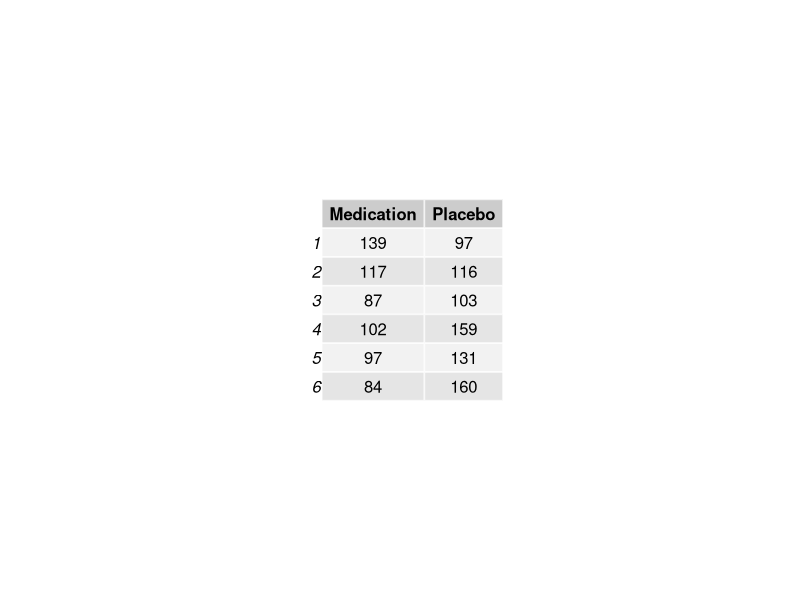
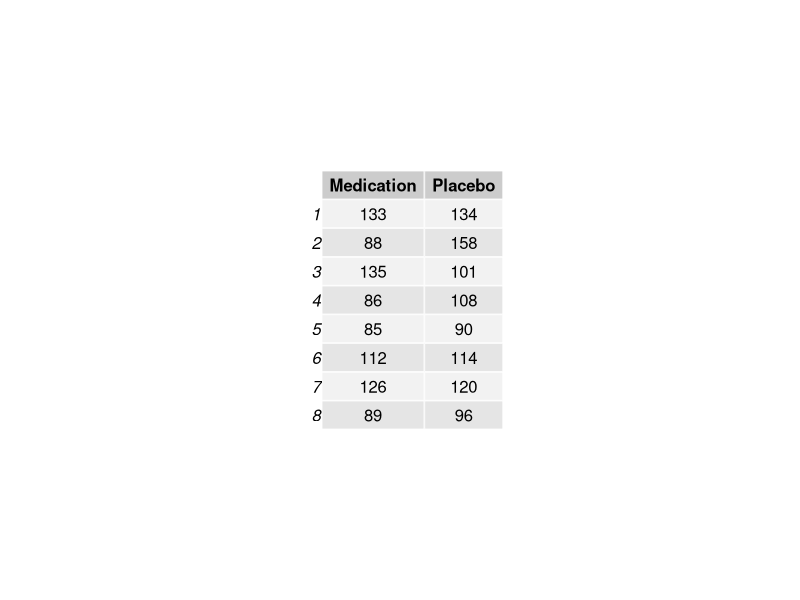
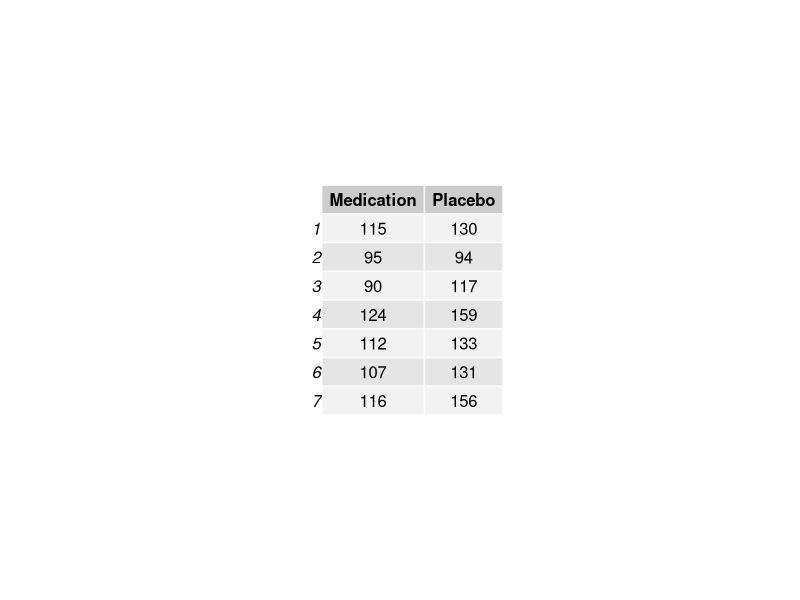
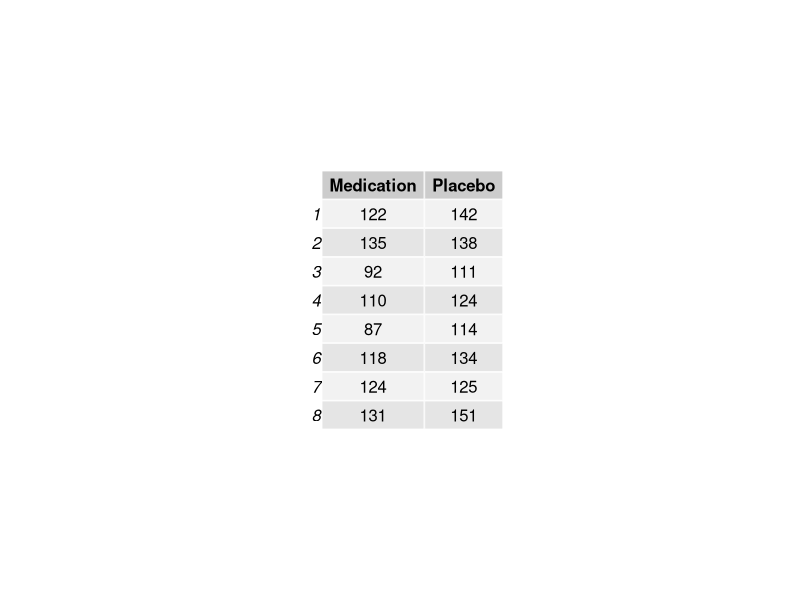
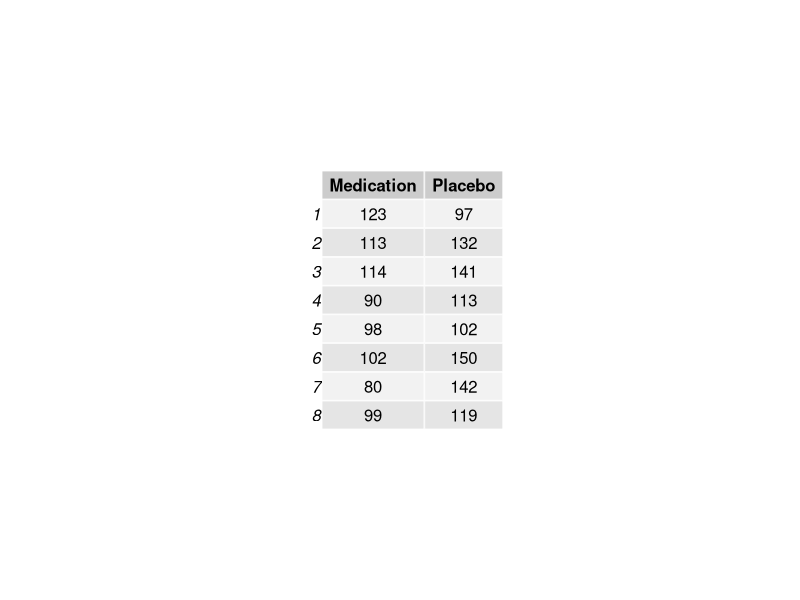
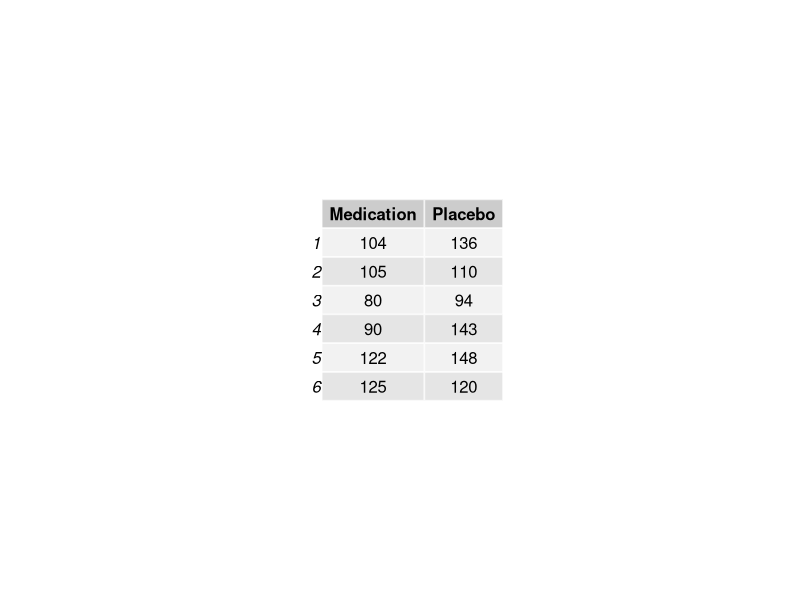
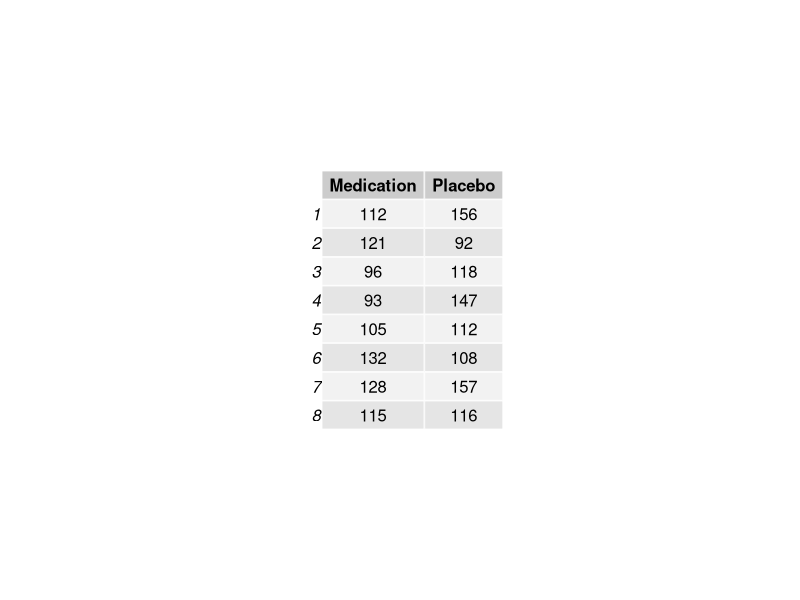
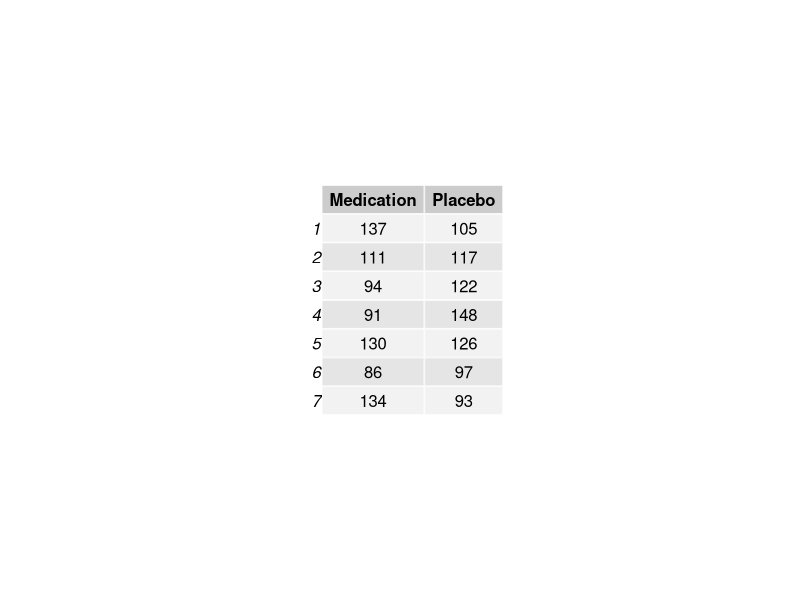

Write the R code that produced these figures, in order. (Note: this script raises an error after producing the figures.)
##### 2MeanPESEMC1 #####
library(gridExtra) # the pacakge needed for this particular question to create multiple grid-level plots in a page
twoMeanPESEMC1= function(
title = "2MeanPESEMC1", # Question-bank title that will be easily viewable in e-learning
n = 200, # Number of questions to generate
type = "MC", # The question type, one of many possible types on e-learning
answers = 5, # Number of answers per MC question
points.per.q = 4, # Number of points the question is worth (on the test)
difficulty = 1, # An easily viewable difficulty level on e-learning
quest.txt1 = "Both a new cardiovascular medication and placebo were administered to two separate groups of subjects. The subjects' heartrates (bpm) were monitored and recorded in the above table. The standard deviation of the medicated group is ",
quest.txt2 = ", and the standard deviation of the placebo group is ",
quest.txt3 = ". What is the ",
quest.txt4 = " of the difference between the mean heartrate of medication vs.the mean heartrate of placebo groups?", # The above 4 question texts are static text for the full question
digits = 2, # This is the number of decimal places to round off the data
loc.path = "/Users/josephyang/Desktop/School Stuff/STAT 1600/Course Development/Question Generators/Stat1600-QGen/2MeanPESEMC1 images/", # This is the local path used to store any randomly generated image files
e.path = "Images/", # This is the path on e-learning used to store any above-implemented image files
hint = "Are the groups independent or dependent? Are you looking for center or spread? Pick the closest answer.", # This is a student hint, visible to them during the exam on e-learning
feedback = "Point Estimate = mean(medication) - mean(placebo). SE = sqrt(smed^2/nmean + splac^2/nplac."
) # This is student feedback, visible after the exam
{
param <- c("NewQuestion","ID","Title","QuestionText","Points","Difficulty", "Image",
           rep("Option", answers),"Hint","Feedback") # These are setting row names for the CSV file
questions <- data.frame() # This opens a data frame to store the randomly generated questions below
for(i in 1:n)
{
  ID <- paste(title, i, sep = "-") # The ID of the specific question within the bank, title + question number in the loop
  points <- sample(c(rep(0,answers-1),100),replace=F) # The proportion of points assigned to each possible answer, 1 if correct or 0 if incorrect
  corr.ind <- 7 + which.max(points) # This is the row index of the correct answer
  decis <- sample(6:8, size = 1) # randomly assigning sample size number
  Medication <- sample(80:140, size = decis)
  Placebo <- sample(90:160, size = decis)
  data <- data.frame(Medication, Placebo, stringsAsFactors = FALSE) # This is how we're randomly generating data table for this question
  data1 <- round(sd(Medication), digits) # generating sample standard deviation of medication
  data2 <- round(sd(Placebo), digits) #generating sample standard deviation of placebo
  data3 <- sample(c("point estimate", "standard error"), size = 1)
  corr.ans <- if(data3 == "point estimate"){round(mean(Medication) - mean(Placebo),
                                                  digits = digits)}
  else{round(sqrt(data1^2/decis + data2^2/decis),
             digits = digits)} # This is the correct answer to the question
  up.min <- corr.ans + .2 # This is the minimum value for incorrect answers above the correct answer
  down.max <- corr.ans - .2 # This is the maximum value for incorrect answers below the correct answer
  ans.txt <- sample(if(corr.ans <= -15){seq(up.min, up.min + 5, 10^-digits)}
                    else{if(corr.ans >= 15){seq(down.max - 5, down.max, 10^-digits)}
                      else{c(seq(down.max - 5, down.max, 10^-digits),
                             seq(up.min, up.min + 5, 10^-digits))}},
                    size = answers) # These are randomly generated incorrect answers
  content <- c(type, ID, ID, paste(quest.txt1, data1, quest.txt2, data2, quest.txt3, data3, quest.txt4, sep = ""),
               points.per.q, difficulty, paste(e.path, paste(title, i, sep = "-"), ".jpeg", sep = ""),
               points, hint, feedback) # This is collecting a lot of the above information into a single vector
  options <- c(rep("",7), ans.txt, rep("",2)) # This is collecting the incorrect answers above, and indexing them correctly by row
  options[corr.ind] <- corr.ans # This is imputing the correct answer at the appropriate row index
  questions[(1+(9+answers)*i):((9+answers)*(i+1)),1] <- param # This is indexing and storing all the row names
  questions[(1+(9+answers)*i):((9+answers)*(i+1)),2] <- content # Indexing and storing all the content
  questions[(1+(9+answers)*i):((9+answers)*(i+1)),3] <- options # Indexing and storing the answers, both incorrect and correct
  jpeg(filename=paste(loc.path, paste(title, i, sep = "-"), ".jpeg", sep = ""),
       height = 25*nrow(data), width = 80*ncol(data)) # creating the image files in the designated place
  p <- tableGrob(data) #Creating the summary statistics for the graphical item
  grid.arrange(p) #arranging all the summary statistics for the graphical items in one location
  dev.off()
}
questions <- questions[((10+answers)):((9+answers)*(n+1)),] # Storing only what's needed for e-learning upload as a CSV file
write.table(questions, sep=",", file=paste(title, ".csv", sep = ""),
            row.names=F, col.names=F) # Writing the CSV file
}

twoMeanPESEMC1() # creating the csv file